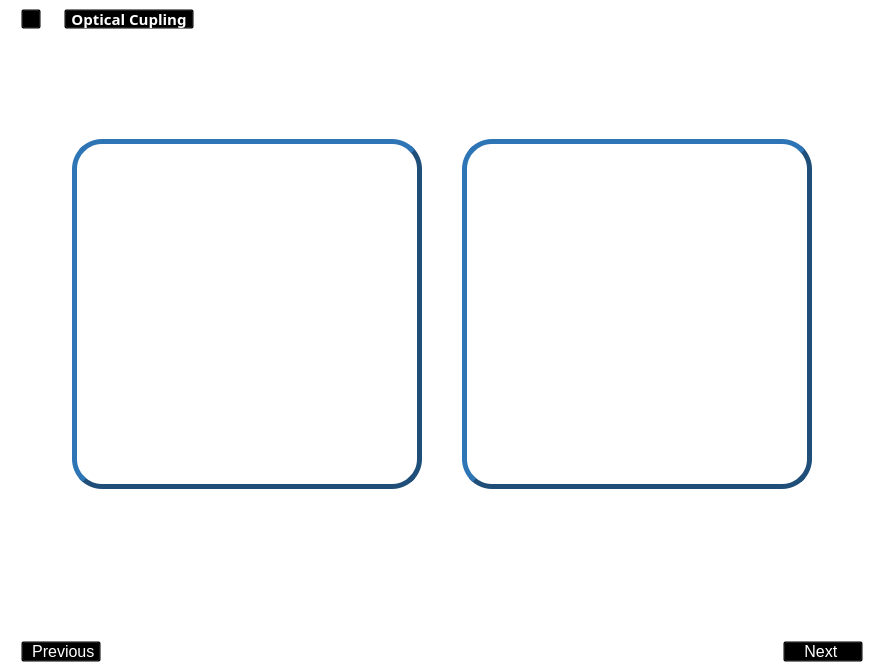
        <widget class="QWidget" name="coupling_window">
         <property name="styleSheet">
          <string notr="true">background:transparent;</string>
         </property>
         <layout class="QVBoxLayout" name="verticalLayout_19">
          <property name="spacing">
           <number>0</number>
          </property>
          <property name="leftMargin">
           <number>0</number>
          </property>
          <property name="topMargin">
           <number>0</number>
          </property>
          <property name="rightMargin">
           <number>0</number>
          </property>
          <property name="bottomMargin">
           <number>0</number>
          </property>
          <item>
           <widget class="QFrame" name="frame_hierarq_4">
            <property name="styleSheet">
             <string notr="true">    color: rgb(255, 255, 255);
    background: transparent;</string>
            </property>
            <property name="frameShape">
             <enum>QFrame::StyledPanel</enum>
            </property>
            <property name="frameShadow">
             <enum>QFrame::Raised</enum>
            </property>
            <layout class="QHBoxLayout" name="horizontalLayout_22">
             <property name="spacing">
              <number>8</number>
             </property>
             <property name="leftMargin">
              <number>20</number>
             </property>
             <property name="topMargin">
              <number>8</number>
             </property>
             <property name="rightMargin">
              <number>8</number>
             </property>
             <property name="bottomMargin">
              <number>8</number>
             </property>
             <item>
              <widget class="QPushButton" name="btn_home">
               <property name="minimumSize">
                <size>
                 <width>20</width>
                 <height>20</height>
                </size>
               </property>
               <property name="maximumSize">
                <size>
                 <width>20</width>
                 <height>20</height>
                </size>
               </property>
               <property name="font">
                <font>
                 <underline>false</underline>
                </font>
               </property>
               <property name="cursor">
                <cursorShape>PointingHandCursor</cursorShape>
               </property>
               <property name="styleSheet">
                <string notr="true">color: rgb(255, 255, 255);
background: transparent;</string>
               </property>
               <property name="text">
                <string/>
               </property>
               <property name="icon">
                <iconset resource="icons_.qrc">
                 <normaloff>:/icons/icons/casa.png</normaloff>:/icons/icons/casa.png</iconset>
               </property>
               <property name="iconSize">
                <size>
                 <width>20</width>
                 <height>20</height>
                </size>
               </property>
              </widget>
             </item>
             <item>
              <widget class="QLabel" name="label_18">
               <property name="maximumSize">
                <size>
                 <width>10</width>
                 <height>10</height>
                </size>
               </property>
               <property name="text">
                <string/>
               </property>
               <property name="pixmap">
                <pixmap resource="icons_.qrc">:/icons/icons/simbolo-de-setas-duplas-para-a-direita-para-avancar.png</pixmap>
               </property>
               <property name="scaledContents">
                <bool>true</bool>
               </property>
              </widget>
             </item>
             <item>
              <widget class="QPushButton" name="btn_coupling">
               <property name="sizePolicy">
                <sizepolicy hsizetype="Maximum" vsizetype="Fixed">
                 <horstretch>0</horstretch>
                 <verstretch>0</verstretch>
                </sizepolicy>
               </property>
               <property name="minimumSize">
                <size>
                 <width>130</width>
                 <height>20</height>
                </size>
               </property>
               <property name="maximumSize">
                <size>
                 <width>130</width>
                 <height>20</height>
                </size>
               </property>
               <property name="font">
                <font>
                 <family>Segoe UI Semibold</family>
                 <pointsize>11</pointsize>
                 <bold>true</bold>
                 <underline>false</underline>
                </font>
               </property>
               <property name="cursor">
                <cursorShape>PointingHandCursor</cursorShape>
               </property>
               <property name="autoFillBackground">
                <bool>false</bool>
               </property>
               <property name="styleSheet">
                <string notr="true">color: rgb(255, 255, 255);
background: transparent;</string>
               </property>
               <property name="text">
                <string>Optical Cupling</string>
               </property>
               <property name="checkable">
                <bool>false</bool>
               </property>
               <property name="checked">
                <bool>false</bool>
               </property>
               <property name="autoDefault">
                <bool>false</bool>
               </property>
               <property name="default">
                <bool>false</bool>
               </property>
              </widget>
             </item>
             <item>
              <spacer name="horizontalSpacer_37">
               <property name="orientation">
                <enum>Qt::Horizontal</enum>
               </property>
               <property name="sizeHint" stdset="0">
                <size>
                 <width>681</width>
                 <height>15</height>
                </size>
               </property>
              </spacer>
             </item>
            </layout>
           </widget>
          </item>
          <item>
           <widget class="QLabel" name="label_coupling">
            <property name="minimumSize">
             <size>
              <width>0</width>
              <height>60</height>
             </size>
            </property>
            <property name="font">
             <font>
              <pointsize>20</pointsize>
             </font>
            </property>
            <property name="text">
             <string>&lt;html&gt;&lt;head/&gt;&lt;body&gt;&lt;p align=&quot;center&quot;&gt;&lt;span style=&quot; font-size:22pt; color:#ffffff;&quot;&gt;Optical Coupling&lt;/span&gt;&lt;/p&gt;&lt;/body&gt;&lt;/html&gt;</string>
            </property>
           </widget>
          </item>
          <item>
           <spacer name="verticalSpacer_16">
            <property name="orientation">
             <enum>Qt::Vertical</enum>
            </property>
            <property name="sizeType">
             <enum>QSizePolicy::Expanding</enum>
            </property>
            <property name="sizeHint" stdset="0">
             <size>
              <width>20</width>
              <height>40</height>
             </size>
            </property>
           </spacer>
          </item>
          <item>
           <widget class="QFrame" name="frame_prism_fiber_2">
            <property name="minimumSize">
             <size>
              <width>680</width>
              <height>350</height>
             </size>
            </property>
            <property name="frameShape">
             <enum>QFrame::StyledPanel</enum>
            </property>
            <property name="frameShadow">
             <enum>QFrame::Raised</enum>
            </property>
            <layout class="QHBoxLayout" name="horizontalLayout_23">
             <property name="spacing">
              <number>0</number>
             </property>
             <property name="leftMargin">
              <number>0</number>
             </property>
             <property name="topMargin">
              <number>0</number>
             </property>
             <property name="rightMargin">
              <number>0</number>
             </property>
             <property name="bottomMargin">
              <number>0</number>
             </property>
             <item>
              <spacer name="horizontalSpacer_38">
               <property name="orientation">
                <enum>Qt::Horizontal</enum>
               </property>
               <property name="sizeType">
                <enum>QSizePolicy::Expanding</enum>
               </property>
               <property name="sizeHint" stdset="0">
                <size>
                 <width>40</width>
                 <height>20</height>
                </size>
               </property>
              </spacer>
             </item>
             <item>
              <widget class="QPushButton" name="prism_btn">
               <property name="sizePolicy">
                <sizepolicy hsizetype="Expanding" vsizetype="Preferred">
                 <horstretch>0</horstretch>
                 <verstretch>0</verstretch>
                </sizepolicy>
               </property>
               <property name="minimumSize">
                <size>
                 <width>350</width>
                 <height>350</height>
                </size>
               </property>
               <property name="maximumSize">
                <size>
                 <width>350</width>
                 <height>350</height>
                </size>
               </property>
               <property name="cursor">
                <cursorShape>PointingHandCursor</cursorShape>
               </property>
               <property name="styleSheet">
                <string notr="true">QPushButton{

	background-color: rgb(255, 255, 255);
border-color: rgb(31, 78, 121);
border-radius: 30px;
border-style: outset;
border-width: 5px;
}

QPushButton:hover{
	
	border-color: rgb(255, 170, 0);

}

QPushButton:checked{ border-color: rgb(0, 170, 0);}
</string>
               </property>
               <property name="text">
                <string/>
               </property>
               <property name="icon">
                <iconset resource="icons_.qrc">
                 <normaloff>:/icons/icons/prism.png</normaloff>:/icons/icons/prism.png</iconset>
               </property>
               <property name="iconSize">
                <size>
                 <width>330</width>
                 <height>330</height>
                </size>
               </property>
               <property name="checkable">
                <bool>true</bool>
               </property>
               <property name="checked">
                <bool>false</bool>
               </property>
               <property name="autoExclusive">
                <bool>true</bool>
               </property>
              </widget>
             </item>
             <item>
              <spacer name="horizontalSpacer_39">
               <property name="orientation">
                <enum>Qt::Horizontal</enum>
               </property>
               <property name="sizeType">
                <enum>QSizePolicy::Preferred</enum>
               </property>
               <property name="sizeHint" stdset="0">
                <size>
                 <width>40</width>
                 <height>20</height>
                </size>
               </property>
              </spacer>
             </item>
             <item>
              <widget class="QPushButton" name="fiber_btn_2">
               <property name="sizePolicy">
                <sizepolicy hsizetype="Minimum" vsizetype="Preferred">
                 <horstretch>0</horstretch>
                 <verstretch>0</verstretch>
                </sizepolicy>
               </property>
               <property name="minimumSize">
                <size>
                 <width>350</width>
                 <height>350</height>
                </size>
               </property>
               <property name="maximumSize">
                <size>
                 <width>350</width>
                 <height>350</height>
                </size>
               </property>
               <property name="cursor">
                <cursorShape>PointingHandCursor</cursorShape>
               </property>
               <property name="styleSheet">
                <string notr="true">QPushButton{

	background-color: rgb(255, 255, 255);
border-color: rgb(31, 78, 121);
border-radius: 30px;
border-style: outset;
border-width: 5px;
}

QPushButton:hover{
	
	border-color: rgb(255, 170, 0);

}

QPushButton:checked{ border-color: rgb(0, 170, 0);}</string>
               </property>
               <property name="text">
                <string/>
               </property>
               <property name="icon">
                <iconset resource="icons_.qrc">
                 <normaloff>:/icons/icons/fiber.png</normaloff>:/icons/icons/fiber.png</iconset>
               </property>
               <property name="iconSize">
                <size>
                 <width>330</width>
                 <height>330</height>
                </size>
               </property>
               <property name="checkable">
                <bool>true</bool>
               </property>
               <property name="autoExclusive">
                <bool>true</bool>
               </property>
              </widget>
             </item>
             <item>
              <spacer name="horizontalSpacer_40">
               <property name="orientation">
                <enum>Qt::Horizontal</enum>
               </property>
               <property name="sizeType">
                <enum>QSizePolicy::Expanding</enum>
               </property>
               <property name="sizeHint" stdset="0">
                <size>
                 <width>40</width>
                 <height>20</height>
                </size>
               </property>
              </spacer>
             </item>
            </layout>
           </widget>
          </item>
          <item>
           <widget class="QFrame" name="frame_9">
            <property name="sizePolicy">
             <sizepolicy hsizetype="Preferred" vsizetype="Preferred">
              <horstretch>0</horstretch>
              <verstretch>0</verstretch>
             </sizepolicy>
            </property>
            <property name="maximumSize">
             <size>
              <width>1000000</width>
              <height>100000</height>
             </size>
            </property>
            <property name="frameShape">
             <enum>QFrame::StyledPanel</enum>
            </property>
            <property name="frameShadow">
             <enum>QFrame::Raised</enum>
            </property>
            <layout class="QHBoxLayout" name="horizontalLayout_24">
             <property name="spacing">
              <number>0</number>
             </property>
             <property name="leftMargin">
              <number>0</number>
             </property>
             <property name="topMargin">
              <number>0</number>
             </property>
             <property name="rightMargin">
              <number>0</number>
             </property>
             <property name="bottomMargin">
              <number>0</number>
             </property>
            </layout>
           </widget>
          </item>
          <item>
           <spacer name="verticalSpacer_17">
            <property name="orientation">
             <enum>Qt::Vertical</enum>
            </property>
            <property name="sizeHint" stdset="0">
             <size>
              <width>20</width>
              <height>40</height>
             </size>
            </property>
           </spacer>
          </item>
          <item>
           <widget class="QLabel" name="warning_2">
            <property name="sizePolicy">
             <sizepolicy hsizetype="Preferred" vsizetype="Minimum">
              <horstretch>0</horstretch>
              <verstretch>0</verstretch>
             </sizepolicy>
            </property>
            <property name="minimumSize">
             <size>
              <width>50</width>
              <height>50</height>
             </size>
            </property>
            <property name="font">
             <font>
              <pointsize>16</pointsize>
             </font>
            </property>
            <property name="text">
             <string>&lt;html&gt;&lt;head/&gt;&lt;body&gt;&lt;pre align=&quot;center&quot; style=&quot; margin-top:12px; margin-bottom:12px; margin-left:0px; margin-right:0px; -qt-block-indent:0; text-indent:0px;&quot;&gt;&lt;a name=&quot;tw-target-text-container&quot;/&gt;&lt;span style=&quot; font-family:'monospace'; color:#ffffff;&quot;&gt;-&lt;/span&gt;&lt;span style=&quot; font-family:'monospace'; color:#ffffff;&quot;&gt; Select an option for optical coupling - &lt;/span&gt;&lt;/pre&gt;&lt;pre align=&quot;center&quot; style=&quot; margin-top:12px; margin-bottom:12px; margin-left:0px; margin-right:0px; -qt-block-indent:0; text-indent:0px;&quot;&gt;&lt;span style=&quot; font-family:'monospace'; color:#ffffff;&quot;&gt;Enter to continue...&lt;/span&gt;&lt;/pre&gt;&lt;/body&gt;&lt;/html&gt;</string>
            </property>
           </widget>
          </item>
          <item>
           <spacer name="verticalSpacer_18">
            <property name="orientation">
             <enum>Qt::Vertical</enum>
            </property>
            <property name="sizeHint" stdset="0">
             <size>
              <width>20</width>
              <height>40</height>
             </size>
            </property>
           </spacer>
          </item>
          <item>
           <widget class="QFrame" name="frame_next_previous_4">
            <property name="sizePolicy">
             <sizepolicy hsizetype="Preferred" vsizetype="Fixed">
              <horstretch>0</horstretch>
              <verstretch>0</verstretch>
             </sizepolicy>
            </property>
            <property name="maximumSize">
             <size>
              <width>16777215</width>
              <height>35</height>
             </size>
            </property>
            <property name="styleSheet">
             <string notr="true">background: transparent;</string>
            </property>
            <property name="frameShape">
             <enum>QFrame::StyledPanel</enum>
            </property>
            <property name="frameShadow">
             <enum>QFrame::Raised</enum>
            </property>
            <layout class="QHBoxLayout" name="horizontalLayout_25">
             <property name="spacing">
              <number>5</number>
             </property>
             <property name="leftMargin">
              <number>20</number>
             </property>
             <property name="topMargin">
              <number>6</number>
             </property>
             <property name="rightMargin">
              <number>20</number>
             </property>
             <property name="bottomMargin">
              <number>6</number>
             </property>
             <item>
              <widget class="QPushButton" name="prev_btn_coup">
               <property name="font">
                <font>
                 <pointsize>12</pointsize>
                </font>
               </property>
               <property name="cursor">
                <cursorShape>PointingHandCursor</cursorShape>
               </property>
               <property name="layoutDirection">
                <enum>Qt::LeftToRight</enum>
               </property>
               <property name="styleSheet">
                <string notr="true">color: rgb(255, 255, 255);
background: transparent;</string>
               </property>
               <property name="text">
                <string> Previous</string>
               </property>
               <property name="icon">
                <iconset resource="icons_.qrc">
                 <normaloff>:/icons/icons/simbolo-de-setas-duplas-para-a-esquerda.png</normaloff>:/icons/icons/simbolo-de-setas-duplas-para-a-esquerda.png</iconset>
               </property>
               <property name="iconSize">
                <size>
                 <width>25</width>
                 <height>25</height>
                </size>
               </property>
              </widget>
             </item>
             <item>
              <spacer name="horizontalSpacer_41">
               <property name="orientation">
                <enum>Qt::Horizontal</enum>
               </property>
               <property name="sizeType">
                <enum>QSizePolicy::Expanding</enum>
               </property>
               <property name="sizeHint" stdset="0">
                <size>
                 <width>100</width>
                 <height>20</height>
                </size>
               </property>
              </spacer>
             </item>
             <item>
              <widget class="QPushButton" name="next_btn_coup">
               <property name="font">
                <font>
                 <pointsize>12</pointsize>
                </font>
               </property>
               <property name="cursor">
                <cursorShape>PointingHandCursor</cursorShape>
               </property>
               <property name="layoutDirection">
                <enum>Qt::RightToLeft</enum>
               </property>
               <property name="styleSheet">
                <string notr="true">color: rgb(255, 255, 255);
background: transparent;</string>
               </property>
               <property name="text">
                <string>Next </string>
               </property>
               <property name="icon">
                <iconset resource="icons_.qrc">
                 <normaloff>:/icons/icons/simbolo-de-setas-duplas-para-a-direita-para-avancar.png</normaloff>:/icons/icons/simbolo-de-setas-duplas-para-a-direita-para-avancar.png</iconset>
               </property>
               <property name="iconSize">
                <size>
                 <width>25</width>
                 <height>25</height>
                </size>
               </property>
               <property name="checked">
                <bool>false</bool>
               </property>
              </widget>
             </item>
            </layout>
           </widget>
          </item>
          <item>
           <widget class="QFrame" name="frame_10">
            <property name="sizePolicy">
             <sizepolicy hsizetype="Preferred" vsizetype="Preferred">
              <horstretch>0</horstretch>
              <verstretch>0</verstretch>
             </sizepolicy>
            </property>
            <property name="maximumSize">
             <size>
              <width>1000000</width>
              <height>100000</height>
             </size>
            </property>
            <property name="frameShape">
             <enum>QFrame::StyledPanel</enum>
            </property>
            <property name="frameShadow">
             <enum>QFrame::Raised</enum>
            </property>
            <layout class="QHBoxLayout" name="horizontalLayout_26">
             <property name="spacing">
              <number>0</number>
             </property>
             <property name="leftMargin">
              <number>0</number>
             </property>
             <property name="topMargin">
              <number>0</number>
             </property>
             <property name="rightMargin">
              <number>0</number>
             </property>
             <property name="bottomMargin">
              <number>0</number>
             </property>
            </layout>
           </widget>
          </item>
         </layout>
        </widget>
